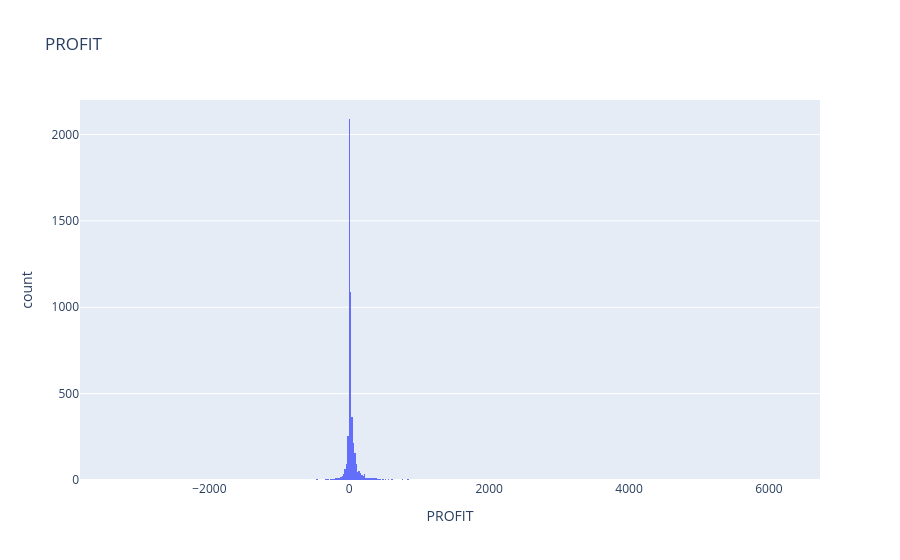
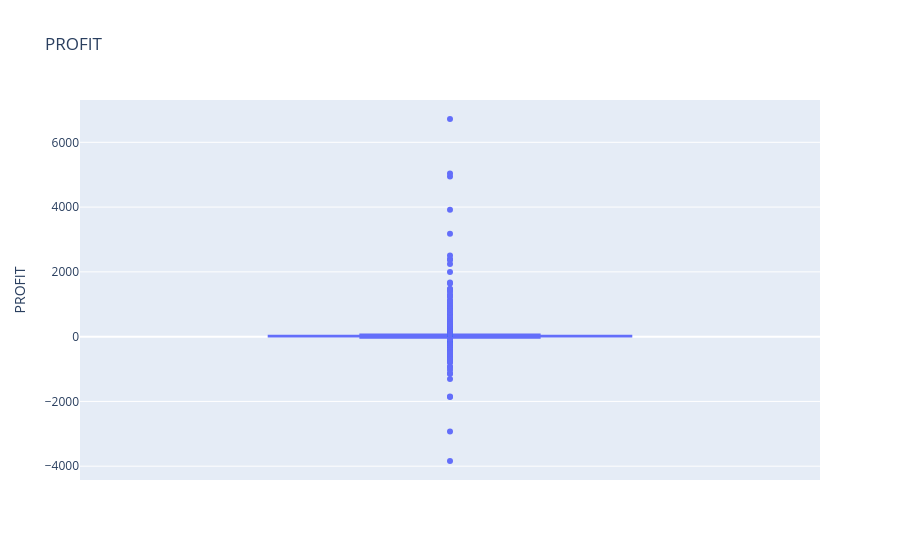
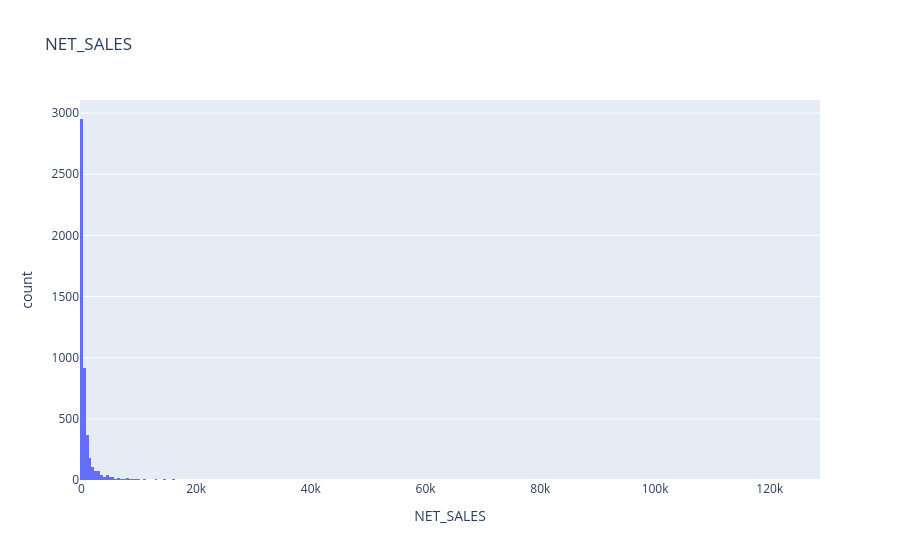
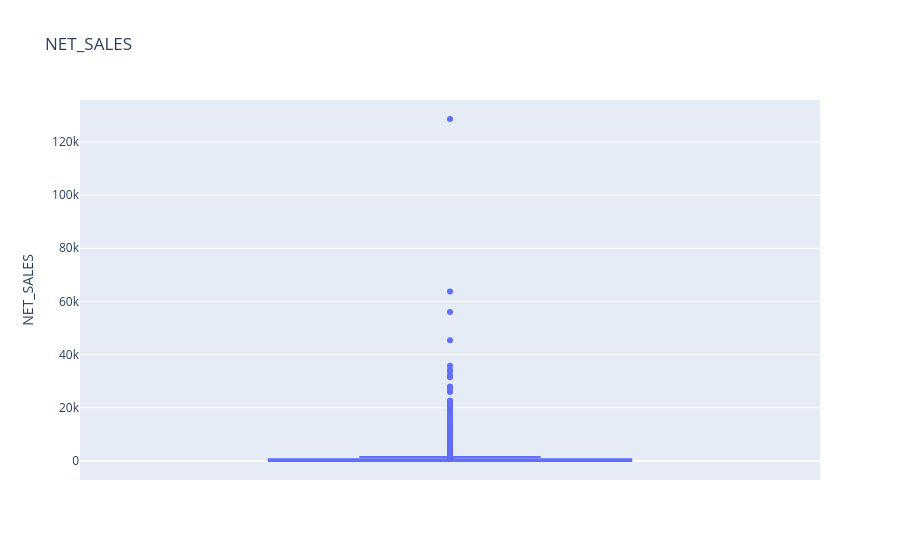

The notebook cell these images were saved under, in order:
### Code cell
df_filtered = df.copy()
analise_de_outliers = ['PROFIT', 'NET_SALES']

for col in analise_de_outliers:
    fig_1 = px.histogram(df_filtered, x=col, title=col)
    fig_2 = px.box(df_filtered, y=col, title=col)
    fig_1.show()
    fig_2.show()

### Figure 1 — Plotly figure (JSON) as saved in the notebook; plotly's stock layout.template omitted (floating-point values rounded to 4 significant figures; data arrays with more than 128 entries replaced by an {"elided": "..."} marker saying what was removed)
{"data": [{"alignmentgroup": "True", "bingroup": "x", "hovertemplate": "PROFIT=%{x}<br>count=%{y}<extra></extra>", "legendgroup": "", "marker": {"color": "#636efa", "pattern": {"shape": ""}}, "name": "", "offsetgroup": "", "orientation": "v", "showlegend": false, "type": "histogram", "x": {"elided": "5009 float values"}, "xaxis": "x", "yaxis": "y"}], "layout": {"barmode": "relative", "legend": {"tracegroupgap": 0}, "title": {"text": "PROFIT"}, "xaxis": {"anchor": "y", "domain": [0, 1], "title": {"text": "PROFIT"}}, "yaxis": {"anchor": "x", "domain": [0, 1], "title": {"text": "count"}}}}

### Figure 2 — Plotly figure (JSON) as saved in the notebook; plotly's stock layout.template omitted (floating-point values rounded to 4 significant figures; data arrays with more than 128 entries replaced by an {"elided": "..."} marker saying what was removed)
{"data": [{"alignmentgroup": "True", "hovertemplate": "PROFIT=%{y}<extra></extra>", "legendgroup": "", "marker": {"color": "#636efa"}, "name": "", "notched": false, "offsetgroup": "", "orientation": "v", "showlegend": false, "type": "box", "x0": " ", "xaxis": "x", "y": {"elided": "5009 float values"}, "y0": " ", "yaxis": "y"}], "layout": {"boxmode": "group", "legend": {"tracegroupgap": 0}, "title": {"text": "PROFIT"}, "xaxis": {"anchor": "y", "domain": [0, 1]}, "yaxis": {"anchor": "x", "domain": [0, 1], "title": {"text": "PROFIT"}}}}

### Figure 3 — Plotly figure (JSON) as saved in the notebook; plotly's stock layout.template omitted (floating-point values rounded to 4 significant figures; data arrays with more than 128 entries replaced by an {"elided": "..."} marker saying what was removed)
{"data": [{"alignmentgroup": "True", "bingroup": "x", "hovertemplate": "NET_SALES=%{x}<br>count=%{y}<extra></extra>", "legendgroup": "", "marker": {"color": "#636efa", "pattern": {"shape": ""}}, "name": "", "offsetgroup": "", "orientation": "v", "showlegend": false, "type": "histogram", "x": {"elided": "5009 float values"}, "xaxis": "x", "yaxis": "y"}], "layout": {"barmode": "relative", "legend": {"tracegroupgap": 0}, "title": {"text": "NET_SALES"}, "xaxis": {"anchor": "y", "domain": [0, 1], "title": {"text": "NET_SALES"}}, "yaxis": {"anchor": "x", "domain": [0, 1], "title": {"text": "count"}}}}

### Figure 4 — Plotly figure (JSON) as saved in the notebook; plotly's stock layout.template omitted (floating-point values rounded to 4 significant figures; data arrays with more than 128 entries replaced by an {"elided": "..."} marker saying what was removed)
{"data": [{"alignmentgroup": "True", "hovertemplate": "NET_SALES=%{y}<extra></extra>", "legendgroup": "", "marker": {"color": "#636efa"}, "name": "", "notched": false, "offsetgroup": "", "orientation": "v", "showlegend": false, "type": "box", "x0": " ", "xaxis": "x", "y": {"elided": "5009 float values"}, "y0": " ", "yaxis": "y"}], "layout": {"boxmode": "group", "legend": {"tracegroupgap": 0}, "title": {"text": "NET_SALES"}, "xaxis": {"anchor": "y", "domain": [0, 1]}, "yaxis": {"anchor": "x", "domain": [0, 1], "title": {"text": "NET_SALES"}}}}
